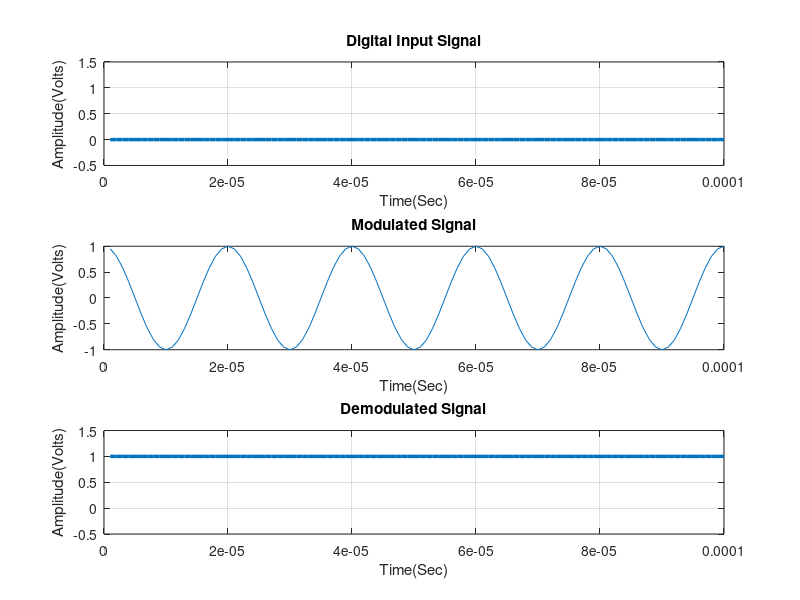

Source code (MATLAB):
% <<<<<<<<<<<<<<<<<<<< Modulation and Demodulation >>>>>>>>>>>>>>>>>>>>
clc, clear all, close all;
% ******************* Digital/Binary input information ********************
x = input('Enter Digital Input Information = ');   % Binary information as stream of bits (binary signal 0 or 1)
N = length(x);
Tb = 0.0001;   %Data rate = 1MHz i.e., bit period (second)
nb = 100;   % Digital signal per bit
t1 = Tb/nb:Tb/nb:Tb*N;   % Time period
t2 = Tb/nb:Tb/nb:Tb;   % Signal time   
% ************* Represent input information as digital signal *************

digit = []; 
for n = 1:1:N
    if x(n) == 1;
       sig = ones(1,nb);
    else x(n) == 0;
        sig = zeros(1,nb);
    end
     digit = [digit sig];
end

figure('Name','Modulation and Demodulation','NumberTitle','off');
subplot(3,1,1);
plot(t1,digit,'LineWidth',2.5);
grid on;
axis([0 Tb*N -0.5 1.5]);
xlabel('Time(Sec)');
ylabel('Amplitude(Volts)');
title('Digital Input Signal');
% **************************** Modulation *****************************
br = 1/Tb;       % Bit rate
Fc1 = br*10;     % Carrier frequency for binary input '1'
Fc2 = br*5;      % Carrier frequency for binary input '0'
c1 = cos(2*pi*Fc1*t2);      % carrier signal for binary value '1'
c2 = cos(2*pi*Fc2*t2);      % carrier siignal for binary value '0'
mod = [];
for (i = 1:1:N)
    if (x(i) == 0)
        y = c1   % Modulation signal with carrier signal 1
    else
        y = c2   % Modulation signal with carrier signal 2
    end
    mod = [mod y];
end

subplot(3,1,2);
plot(t1,mod);
xlabel('Time(Sec)');
ylabel('Amplitude(Volts)');
title('Modulated Signal');
% ********************* Transmitted signal x ******************************
x = mod;
% ********************* Received signal y *********************************
y = x  % Assuming No Channel Impairments, Recieved Signal = Transmitted Signal
% *************************** Demodulation ****************************
s = length(t2);
demod = [];
for n = s:s:length(y)
  if(y(n-1) == c1(nb-1))
      a = 0
  else
      a = 1
  end
  demod = [demod a]
end
disp('Demodulated Binary Information at Receiver: ');
disp(demod);
% ********** Represent demodulated information as digital signal **********
digit = [];
for n = 1:length(demod);
    if demod(n) == 1;
       sig = ones(1,nb);
    else demod(n) == 0;
        sig = zeros(1,nb);
    end
     digit = [digit sig];
end
subplot(3,1,3)
plot(t1,digit,'LineWidth',2.5);grid on;
axis([0 Tb*length(demod) -0.5 1.5]);
xlabel('Time(Sec)');
ylabel('Amplitude(Volts)');
title('Demodulated Signal');
% ************************** End of the program ***************************

